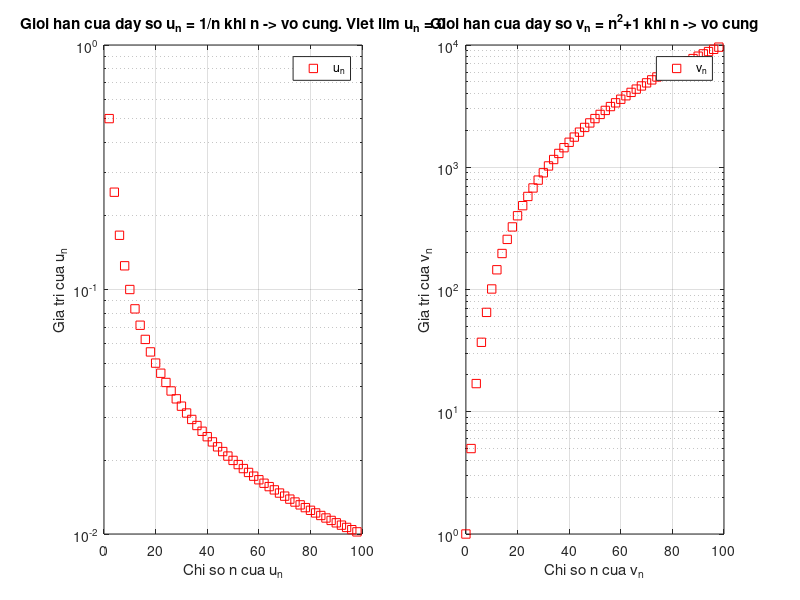
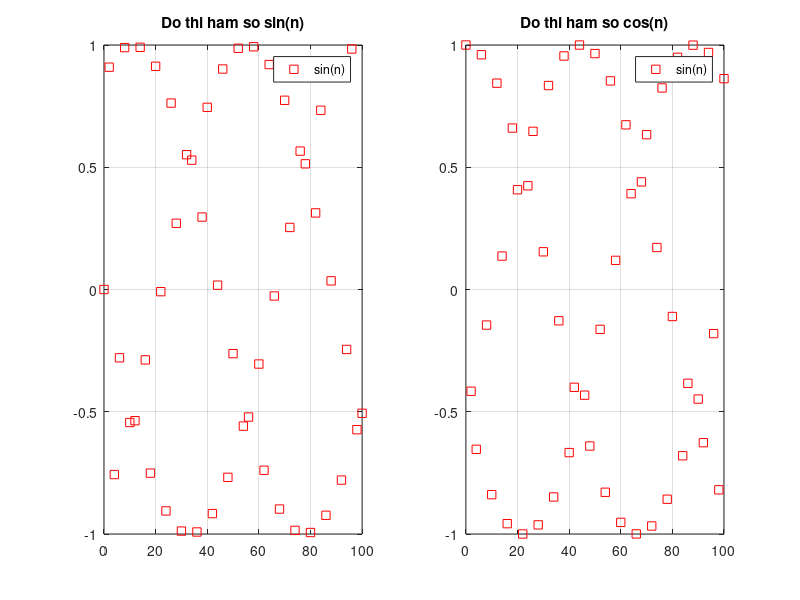

MATLAB code to generate these figures, in order:
% Slide Giai Tich 1
% Minh hoa gioi han cua day so va cua ham so

x = 0:2:99;

y = 1./x;


figure(1); clf;
subplot(1,2,1)
semilogy(x,y,'rs')
grid on
xlabel('Chi so n cua u_n')
ylabel('Gia tri cua u_n')
legend('u_n')
title('Gioi han cua day so u_n = 1/n khi n -> vo cung. Viet lim u_n = 0')


y = x.^2+1;
subplot(1,2,2)
semilogy(x,y,'rs')
grid on
xlabel('Chi so n cua v_n')
ylabel('Gia tri cua v_n')
legend('v_n')
title('Gioi han cua day so v_n = n^2+1 khi n -> vo cung')




x = 0:2:100;
figure(2); clf;

subplot(1,2,1)
y = sin(x);
plot(x,y,'rs')
grid on
legend('sin(n)')
title('Do thi ham so sin(n)')

subplot(1,2,2)
y = cos(x);
plot(x,y,'rs')
grid on
legend('sin(n)')
title('Do thi ham so cos(n)')

